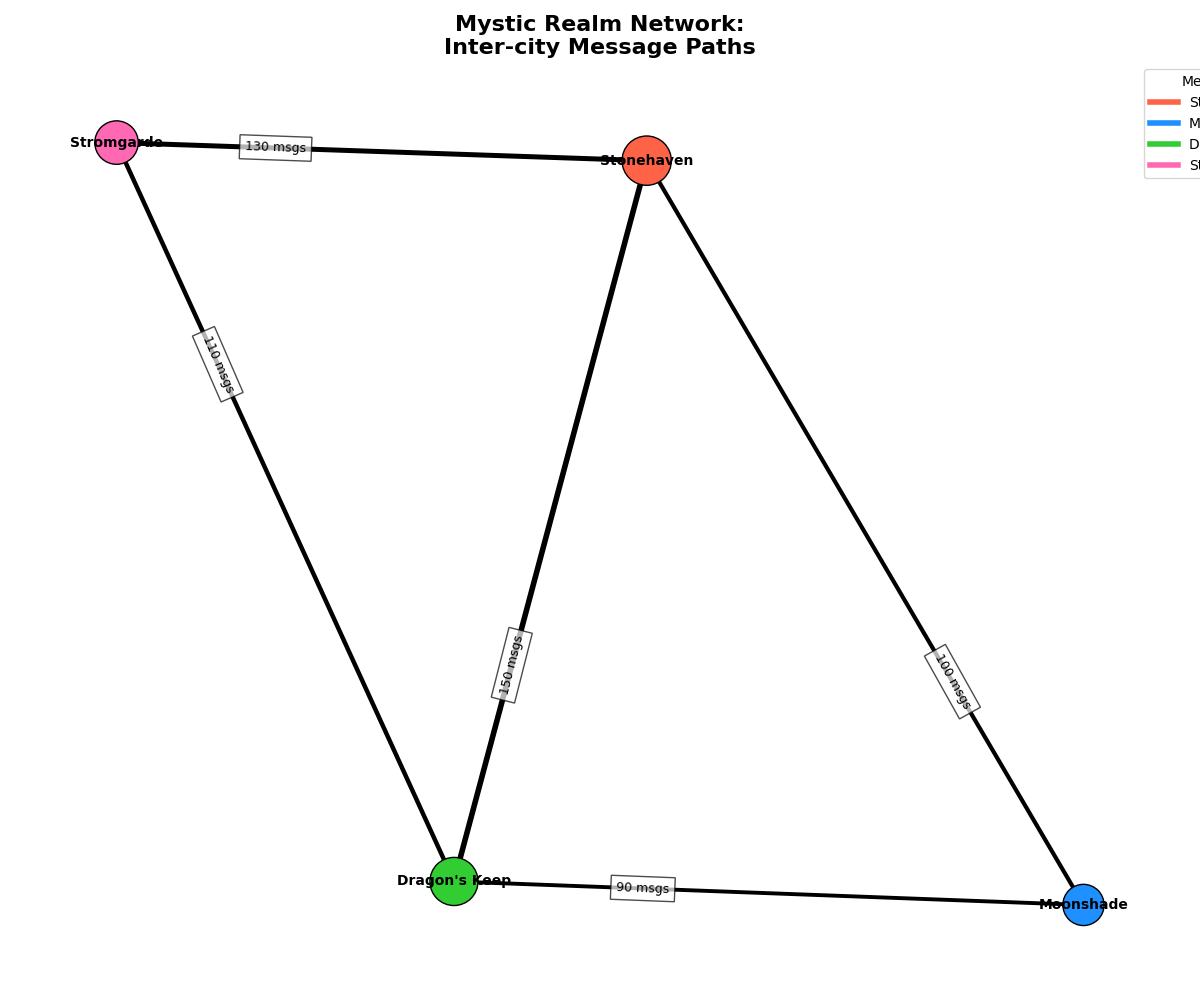

Python code for this plot:
import matplotlib.pyplot as plt
import networkx as nx

cities = ["Stonehaven", "Moonshade", "Dragon's Keep", "Stromgarde"]

# Removed ("Elvenwood", "Stromgarde", 120) and ("Elvenwood", "Moonshade", 180) connections
connections = [
    ("Stonehaven", "Moonshade", 100),
    ("Moonshade", "Dragon's Keep", 90),
    ("Dragon's Keep", "Stonehaven", 150),
    ("Stromgarde", "Stonehaven", 130),
    ("Stromgarde", "Dragon's Keep", 110)
]

G = nx.Graph()
G.add_edges_from((source, dest, {'weight': frequency}) for source, dest, frequency in connections)

message_frequencies = {city: sum(d['weight'] for _, _, d in G.edges(city, data=True)) for city in cities}
node_sizes = [500 + message_frequencies[city] * 2 for city in cities]
pos = nx.spring_layout(G, k=0.5, seed=42)
edge_labels = {(u, v): f'{d["weight"]} msgs' for u, v, d in G.edges(data=True)}
edge_widths = [1 + G[u][v]['weight'] / 50 for u, v in G.edges()]

node_colors = ['#FF6347', '#1E90FF', '#32CD32', '#FF69B4'] # Removed Elvenwood's color

plt.figure(figsize=(12, 10))
nx.draw_networkx_nodes(G, pos, node_size=node_sizes, node_color=node_colors, edgecolors='black')
nx.draw_networkx_edges(G, pos, width=edge_widths, edge_color='black')
nx.draw_networkx_labels(G, pos, font_size=10, font_weight='bold')
nx.draw_networkx_edge_labels(G, pos, edge_labels=edge_labels, font_size=9, label_pos=0.3, bbox=dict(facecolor='white', alpha=0.7))

plt.title("Mystic Realm Network:\nInter-city Message Paths", fontsize=16, fontweight='bold')
plt.axis('off')
plt.tight_layout()

legend_lines = [plt.Line2D([0], [0], color=node_colors[i], lw=4) for i in range(len(cities))]
plt.legend(legend_lines, cities, title="Metropoles", loc='upper right', bbox_to_anchor=(1.1, 1))

plt.show()
